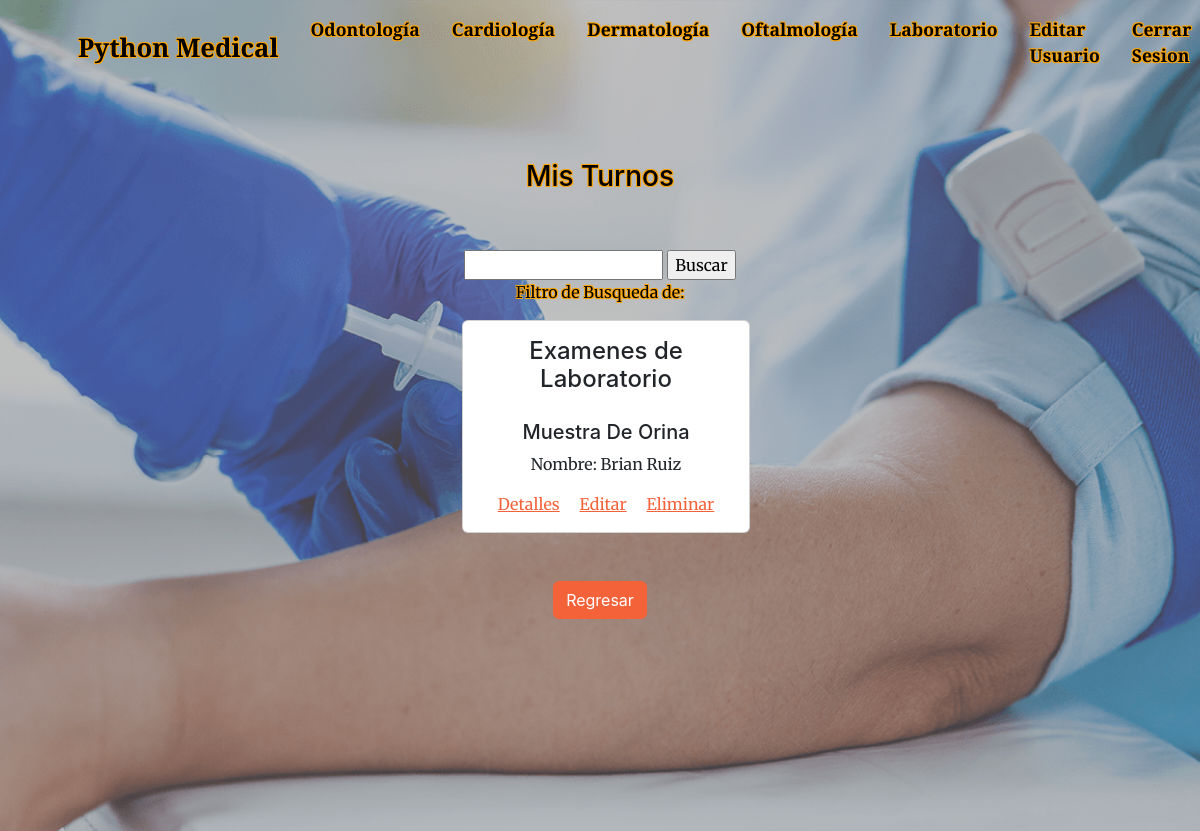
/AppPython/laboratorio/list/ (signed in), run on the app's committed database.
### AppPython/models.py (models this page shows)
class Laboratorio(models.Model):
    nombre = models.CharField(max_length=20)
    apellido = models.CharField(max_length=20)
    dni = models.IntegerField()
    email = models.EmailField()
    especialidad = models.CharField(max_length=20, default="")
    fecha_turno = models.DateTimeField(default=timezone.now)

### AppPython/views.py (the view)
# urls.py: path("laboratorio/list/", ListaTurnos_4.as_view(), name = "MisTurnos_4"),
class ListaTurnos_4(LoginRequiredMixin, ListView):
    model = Laboratorio

### AppPython/templates/AppPython/laboratorio_list.html (shortened to what this page needs)
{% extends "AppPython/padre.html" %}
{% block header_2 %}
<header class="masthead6">
    <section style="text-align: center; color: black; text-shadow: -1px -1px 0 #FFA500, 1px -1px 0 #FFA500, -1px 1px 0 #FFA500, 1px 1px 0 #FFA500;">
        <h3>Mis Turnos</h3>
    </section><br><br>
    {% block busqueda %}
    <form action="{% url 'ResultadoTurno_Laboratorio' %}" method="GET" style="text-align: center;">
        <input type="text" name="especialidad" id="especialidad">
        <input type="submit" value="Buscar">
    </form>
    <div style="text-align: center;">
        <p style="text-align: center; color: black; text-shadow: -1px -1px 0 #FFA500, 1px -1px 0 #FFA500, -1px 1px 0 #FFA500, 1px 1px 0 #FFA500;">Filtro de Busqueda de: {{especialidad}}</p>
    </div>
    {% endblock %}
    <div class="container-fluid overflow-x-auto">
        <div class="row justify-content-center">
            {% for laboratorio in object_list %}
            <div class="col-md-3 mb-4 d-inline-block mx-2">
                <div class="card" style="width: 18rem;">
                    <div class="card-body text-center">
                        <h4 class="card-title", style="margin-bottom: 30px;">Examenes de Laboratorio</h4>
                        <h5 class="card-subtitle mb-2 text-body-secondary">
                            {{ laboratorio.especialidad|title }}
                        </h5>
                        <p class="card-text">
                            Nombre: {{ laboratorio.nombre }} {{ laboratorio.apellido }}<br>
                        </p>
                        <a href="{% url 'TurnoDetalle_4' laboratorio.id %}" class="card-link">Detalles</a>
                        <a href="{% url 'TurnoEditar_4' laboratorio.id %}" class="card-link">Editar</a>
                        <a href="{% url 'TurnoBorrar_4' laboratorio.id %}" class="card-link">Eliminar</a>
                    </div>
                </div>
            </div>
            {% endfor %}
        </div>
    </div>
    <div class="text-center mt-4">
        <a href="{% url 'Laboratorio' %}" class="btn btn-primary">Regresar</a>
    </div>
</header>
{% endblock %}

### data on the page
Laboratorio: especialidad "Muestra De Orina", nombre "Brian", apellido "Ruiz"
